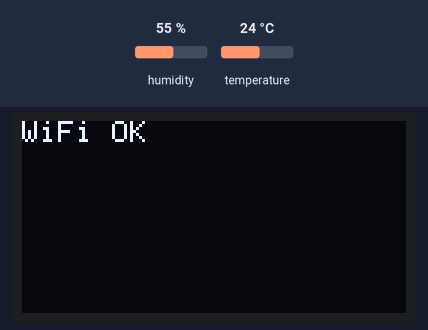
The sketch below on a simulated ESP32. Parts: 128×64 one-colour display. The inputs (shaded band) are chosen by the test bench; at power-on: temperature 24 °C, humidity 55 %. WiFi joins after 1.5 s; servers stay silent unless stated; no MQTT or app messages arrive unless stated; what the sketch prints to the serial monitor is not drawn.

Above: at 2.7 s.
At 5.6 s:
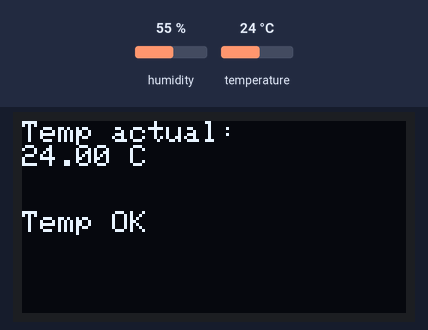
5.7 s: temperature set to 18 °C
At 11.3 s:
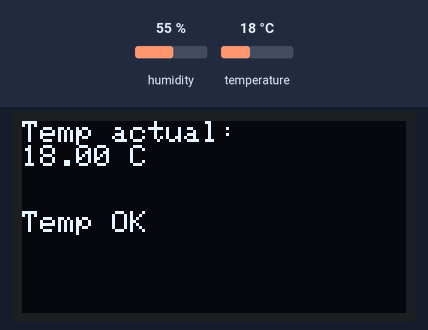
12.2 s: temperature set to 15 °C
At 15.5 s:
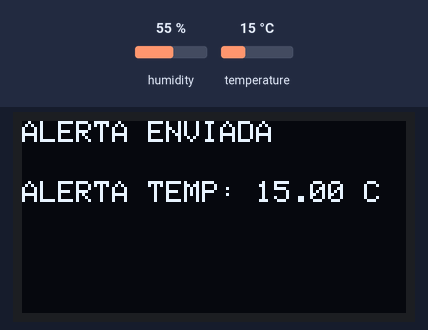
21.5 s: temperature set to 12 °C
At 26.3 s:
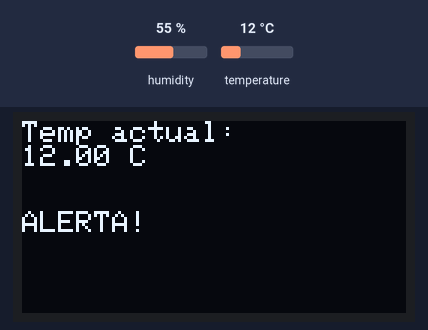
Timing chart, 0 to 27.8 s (numbered marks = the images above; inputs shaded):
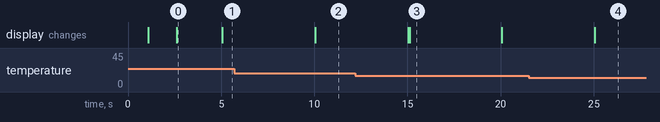

The sketch:

_grupal_buena.ino
```cpp
#include <WiFi.h>                   // Para conectar el ESP32 al WiFi
#include <PubSubClient.h>          // Para conectarse a un broker MQTT
#include <Adafruit_GFX.h>          // Librería base para manejar gráficos en pantallas
#include <Adafruit_SSD1306.h>      // Librería para usar pantallas OLED con chip SSD1306
#include <DHT.h>                   // Librería para leer sensores de temperatura/humedad DHT
#include <Wire.h>                  // Para la comunicación I2C (necesaria para la pantalla)


// ---- CONFIGURACIÓN WIFI ----
const char* ssid     = "MIWIFI_2G_HkMC";  // Nombre de la red WiFi
const char* password = "uAYFGAUA";        // Contraseña del WiFi

// ---- CONFIGURACIÓN MQTT ----
const char* mqtt_username   = "Uribe";                  // Usuario MQTT (si lo pide el broker)
const char* mqtt_password   = "1234";                   // Contraseña del MQTT
const char* mqtt_server     = "broker.emqx.io";         // Dirección del broker (en la nube)
const int   mqtt_port       = 1883;                     // Puerto por defecto para MQTT sin cifrar
const char* mqtt_client_id  = "Ko4x8LEAIm";              // ID único del dispositivo para el broker
const char* mqtt_topic      = "sensor/alerta";           // Tema al que se publican las alertas

// ---- OBJETOS ----
WiFiClient espClient;                  // Cliente WiFi
PubSubClient mqtt_client(espClient);  // Cliente MQTT que usa ese WiFi

// ---- CONFIGURACIÓN OLED ----
#define SCREEN_WIDTH 128
#define SCREEN_HEIGHT 64
#define OLED_RESET    -1  // No se usa pin de reset
Adafruit_SSD1306 display(SCREEN_WIDTH, SCREEN_HEIGHT, &Wire, OLED_RESET);  // Se crea el objeto pantalla

// ---- CONFIGURACIÓN DHT ----
#define DHTPIN 4            // Pin donde está conectado el sensor
#define DHTTYPE DHT11       // Tipo de sensor (en este caso, el DHT11)
DHT dht(DHTPIN, DHTTYPE);   // Se crea el objeto DHT

// ---- VARIABLES ----
float temperatura = 0.0;                 // Variable donde se guarda la temperatura
bool alertaEnviada = false;             // Para no enviar alertas repetidas
unsigned long tiempoAnterior = 0;       // Para controlar el tiempo entre lecturas
const unsigned long intervaloLectura = 5000; // Tiempo entre lecturas (5 segundos)

void setup() {
  Serial.begin(115200);  // Iniciar comunicación por puerto serie para ver mensajes

  Wire.begin(21, 22);    // Inicia el bus I2C en los pines 21 (SDA) y 22 (SCL) del ESP32

  // Iniciar pantalla OLED
  if (!display.begin(SSD1306_SWITCHCAPVCC, 0x3C)) {
    Serial.println("ERROR: No se pudo iniciar OLED");
    while (true); // Se queda parado si la pantalla no va
  }

  // Mostrar mensaje de inicio
  display.clearDisplay();
  display.setTextSize(1);
  display.setTextColor(SSD1306_WHITE);
  display.setCursor(0, 0);
  display.println("Iniciando...");
  display.display();
  delay(1000);

  // Iniciar el sensor DHT
  dht.begin();
  Serial.println("Sensor DHT OK");

  // Intentar conectar al WiFi
  display.setCursor(0, 10);
  display.println("Conectando WiFi...");
  display.display();

  WiFi.begin(ssid, password);
  int contador = 0;
  while (WiFi.status() != WL_CONNECTED && contador < 20) {
    delay(500);
    Serial.print(".");
    contador++;
  }

  // Si conecta, muestra mensaje; si no, se queda parado
  if (WiFi.status() == WL_CONNECTED) {
    Serial.println("\nWiFi conectado");
    display.clearDisplay();
    display.setCursor(0, 0);
    display.println("WiFi OK");
    display.display();
  } else {
    Serial.println("Error al conectar WiFi");
    display.println("Error WiFi");
    display.display();
    while (true);  // Se queda en bucle si falla el WiFi
  }

  mqtt_client.setServer(mqtt_server, mqtt_port);  // Se configura el broker MQTT
}

void enviarAlerta(float temp) {
  // Si no está conectado al broker, intenta conectarse
  if (!mqtt_client.connected()) {
    Serial.println("Conectando a MQTT...");
    if (mqtt_client.connect(mqtt_client_id, mqtt_username, mqtt_password)) {
      Serial.println("MQTT conectado");
    } else {
      Serial.print("Fallo MQTT. Código: ");
      Serial.println(mqtt_client.state());
      return;
    }
  }

  // Crea el mensaje de alerta
  String mensaje = "ALERTA TEMP: " + String(temp) + " C";
  mqtt_client.publish(mqtt_topic, mensaje.c_str());  // Publica el mensaje
  Serial.println("Alerta publicada: " + mensaje);

  // Lo muestra también en pantalla
  display.clearDisplay();
  display.setCursor(0, 0);
  display.println("ALERTA ENVIADA");
  display.setCursor(0, 20);
  display.println(mensaje);
  display.display();
  delay(2000);  // Pausa para que dé tiempo a leer el mensaje
}

void loop() {
  mqtt_client.loop();  // Mantiene viva la conexión MQTT
  unsigned long tiempoActual = millis();

  // Cada 5 segundos (intervaloLectura)
  if (tiempoActual - tiempoAnterior >= intervaloLectura) {
    tiempoAnterior = tiempoActual;

    float temp = dht.readTemperature();  // Lee la temperatura
    if (isnan(temp)) {
      // Si hay error en la lectura
      Serial.println("Error al leer temperatura");
      display.clearDisplay();
      display.setCursor(0, 0);
      display.println("ERROR DHT");
      display.display();
      return;
    }

    temperatura = temp;
    Serial.println("Temperatura: " + String(temperatura));

    // Mostrar temperatura en pantalla
    display.clearDisplay();
    display.setCursor(0, 0);
    display.println("Temp actual:");
    display.println(String(temperatura) + " C");

    // Comprobación de umbrales
    if (temperatura > 25 || temperatura < 17) {
      display.setCursor(0, 30);
      display.println("ALERTA!");
      display.display();

      // Solo envía una vez la alerta
      if (!alertaEnviada) {
        enviarAlerta(temperatura);
        alertaEnviada = true;
      }
    } else {
      display.setCursor(0, 30);
      display.println("Temp OK");
      display.display();
      alertaEnviada = false;  // Si está en rango, se resetea la bandera
    }
  }
}
```

Measured:
- the behaviour switches between 17 and 16 °C on temperature (found by bisection; images 2 and 3)
- after the input at 5.7 s, the display: changes after 4.3 s (image 2)
- after the input at 12.2 s, the display: first changes after 2.8 s (image 3 shows a later state)
- after the input at 21.5 s, the display: changes after 3.6 s (image 4)
- what the display in image 0 shows lasts 2.4 s, from 2.6 s to 5.0 s
- what the display in image 3 shows lasts 5.0 s, from 15.1 s to 20.1 s
